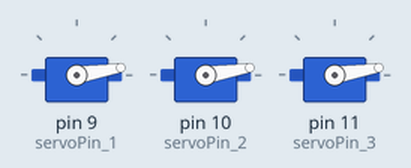
Simulated run of this sketch. Board: Arduino Uno, built with avr-gcc and run on an emulated ATmega328P. Shown: 3 × servo.

Above: at 0.15 s.
At 1.06 s:
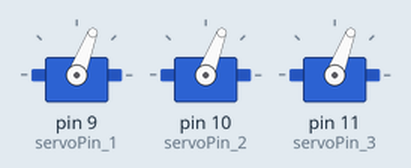
At 12.61 s:
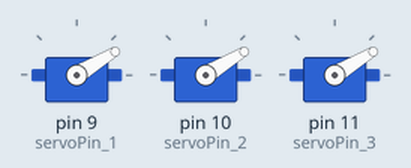
At 30.77 s:
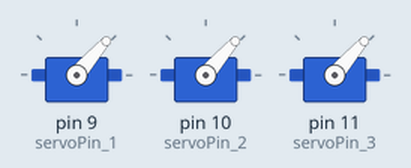
At 31.6 s:
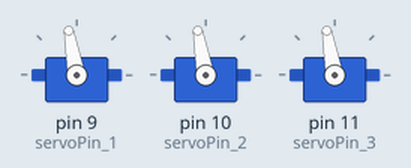
Timing chart, 0 to 33.1 s (numbered marks = the images above):
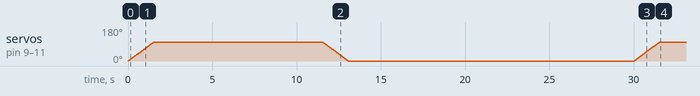

The sketch:

3Motors_v1.ino
```cpp
#include <Servo.h>
Servo myservo_1;
Servo myservo_2;
Servo myservo_3;
int servoPin_1 = 9;
int servoPin_2 = 10;
int servoPin_3 = 11;
int pos = 0;
unsigned long time;

void setup() {
  myservo_1.attach(servoPin_1); // set pin for servo control
  myservo_2.attach(servoPin_2);
  myservo_3.attach(servoPin_3);
}

void loop() {
  time = millis();
  for (pos = 0; pos <= 100; pos += 1) { // goes from 0 degrees to 90 degrees
    // in steps of 1 degree
    // open valve
    myservo_1.write(pos);              // tell servo to go to position in variable 'pos'
    myservo_2.write(pos);
    myservo_3.write(pos);
    delay(15);                       // waits 15ms for the servo to reach the position
  }
  delay(10000); // stay there for 10s

  for (pos = 100; pos >= 0; pos -= 1) { // goes from 180 degrees to 0 degrees
    myservo_1.write(pos);
    myservo_2.write(pos);
    myservo_3.write(pos);
    delay(15);
    // close valve
  }
  while(millis() < time+30000); // repeat the above every 30s
}
```
